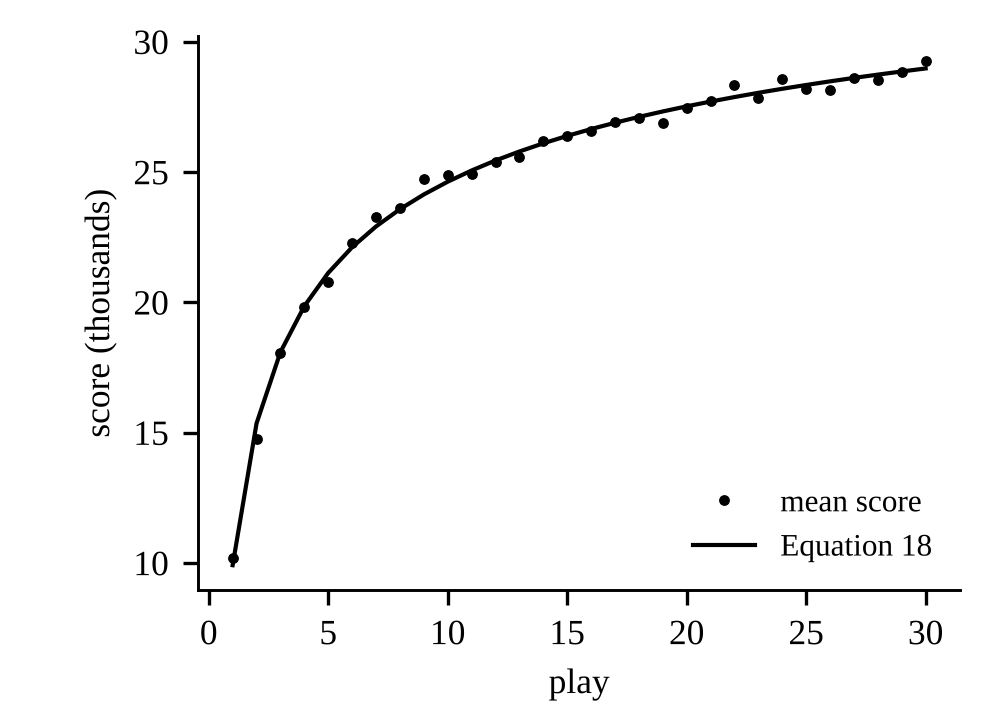

Write Python code to recreate this figure.
"""Mean score by play in the Axon data with the fit of Equation 18 (analysis/p5_mean_curve.csv)."""
import logging
from pathlib import Path
import pandas as pd
import matplotlib; matplotlib.use("Agg")
import matplotlib.pyplot as plt
logging.getLogger("matplotlib.font_manager").setLevel(logging.ERROR)
ROOT = Path(__file__).resolve().parent.parent
c = pd.read_csv(ROOT / "analysis" / "p5_mean_curve.csv")
plt.rcParams.update({"font.family": ["Times New Roman", "Liberation Serif", "DejaVu Serif"], "font.size": 8.5,
                     "axes.spines.top": False, "axes.spines.right": False, "savefig.dpi": 300, "axes.linewidth": 0.7})
fig, ax = plt.subplots(figsize=(3.3, 2.4)); fig.subplots_adjust(left=0.2, bottom=0.18, right=0.97, top=0.95)
ax.plot(c.play, c.mean_score / 1000, "o", ms=3, color="black", mec="white", mew=0.4, label="mean score")
ax.plot(c.play, c.fit_eq18 / 1000, color="black", lw=1.0, label="Equation 18")
ax.set_xlabel("play"); ax.set_ylabel("score (thousands)"); ax.legend(frameon=False, loc="lower right", fontsize=7.5)
fig.savefig(ROOT / "figures" / "fig_p5_axon.png"); print("written")
